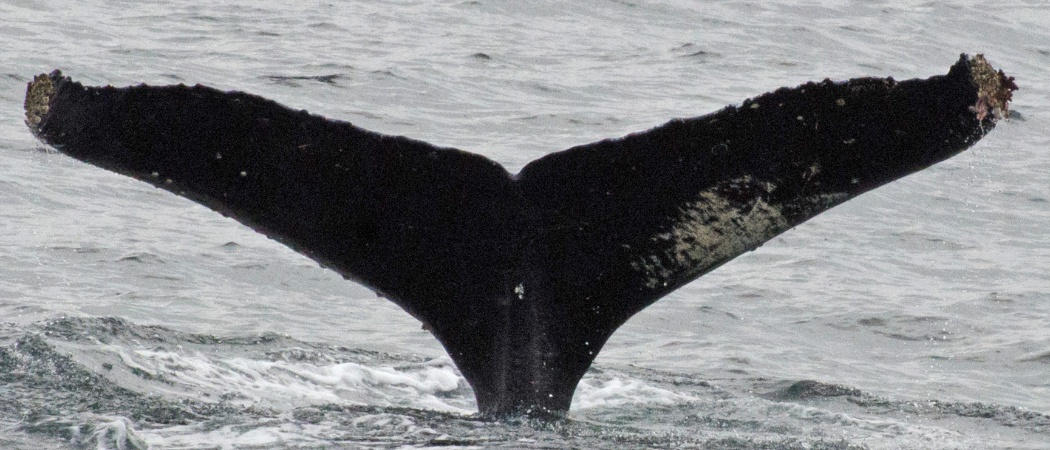
#> input picture homework_04/whale_tail/images/test_image_00.jpg, 1050 x 450 px
$ jupyter execute --allow-errors homework_4.ipynb
#> lines starting #> are read from the running program, lines starting #| are printed output that depends on the picture; after the words box and inside, x2 and y2 are one past the last pixel; in counts of white or black regions, pixels touching at a corner belong together
# Homework 4

# Задача №1 - Хвост кита

Не так давно на kaggle было соревнование по классификации горбатых китов по снимках их хвостов. Одним из приемов для улучшения работы нейронной сети было выделение маски хвоста. Затем по этой маске вырезался хвост на исходном изображении, нормировался, отображался на черный фон и подавался нейронной сети на вход.

Ваша задача - написать программу, которая совершит предобработку картинки, описанную выше. Т.е. найти маску хвоста, по маске вырезать из исходного изображения хвост, нормировать изображение хвоста так, чтобы оно всегда имело один заданный размер и равномерно занимало место, то есть, если хвост был повернут, его нужно выпрямить.

Изображения хвостов находятся в папке whale_tail/images к этому занятию. Разметка картинок (маски хвостов) лежат в папке whale_tail/ground_truth. После выделения хвоста посчитайте IoU для каждой картинки (ипсользуя маски из whale_tail/ground_truth)

<table><tr>
    <td>
    <td>  </td>

</tr></table>

# IoU
 Intercetion over union - число от 0 до 1, показывающее, насколько у двух объектов (эталонного (ground true) и текущего) совпадает внутренний “объем”.

<table><tr>
    <td>

</tr></table>

[cell 1]
import cv2
import numpy as np
import os
import matplotlib.pyplot as plt

[cell 2]
def get_tail_mask(image_path, mask_path):
    # Загружаем изображение из указанного пути
#> called with image_path = 'whale_tail/images/test_image_00.jpg'
    image = cv2.imread(image_path)
#> image is the input picture: shape (450, 1050, 3); mean B, G, R 136.4, 133.8, 132.3

    # Загружаем маску в оттенках серого
    mask = cv2.imread(mask_path, cv2.IMREAD_GRAYSCALE)
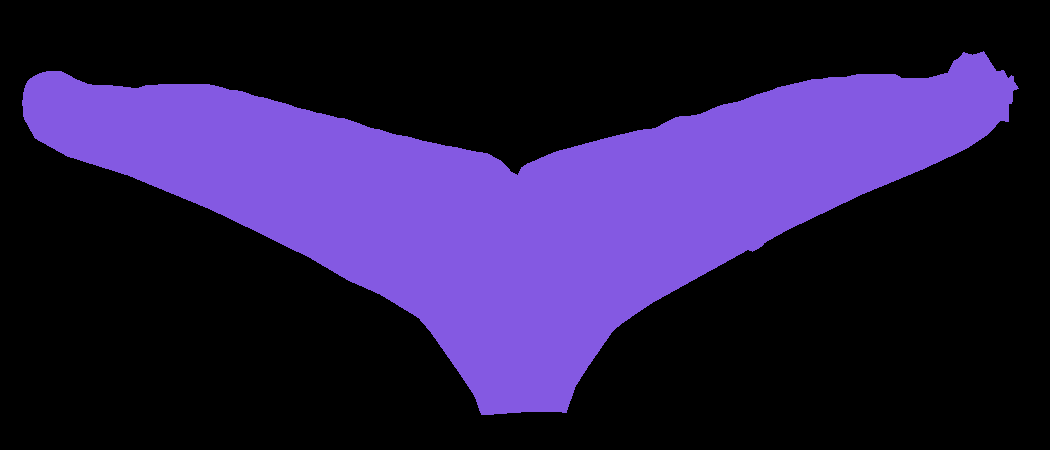
#> input picture homework_04/whale_tail/ground_truth/test_image_00.png, 1050 x 450 px
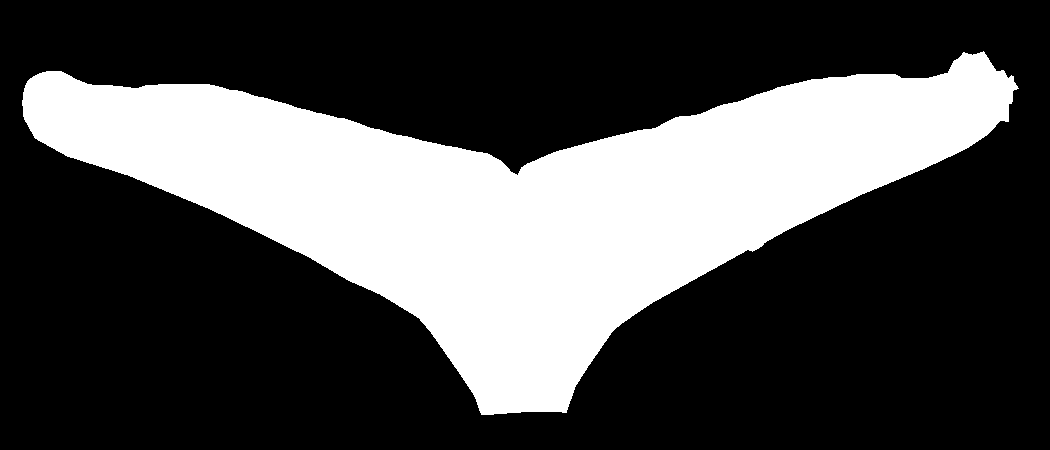
#> mask: shape (450, 1050); values 0 (black) and 117 (white), 31% white; 1 white region

    # Поиск хвоста на изображении маски
    # Находим контуры на маске, используя метод cv2.RETR_EXTERNAL для получения только внешних контуров
    contours, _ = cv2.findContours(mask, cv2.RETR_EXTERNAL, cv2.CHAIN_APPROX_SIMPLE)
#> contours = 1 contour; box (x1, y1, x2, y2) and area: (22, 51, 1019, 415) 145208

    # Выбираем самый крупный контур, предполагая, что он соответствует хвосту
    contour = max(contours, key=cv2.contourArea)
#> contour = contour of 1292 points, box (x1, y1, x2, y2) (22, 51, 1019, 415), area 145208

    # Вычисляем ограничивающий прямоугольник для этого контура
    x, y, w, h = cv2.boundingRect(contour)
#> x = 22; y = 51; w = 997; h = 364

    # Вырезаем область изображения хвоста и соответствующую часть маски
    tail = image[y:y+h, x:x+w]
    tail_mask = mask[y:y+h, x:x+w]
#> tail_mask: shape (364, 997); values 0 (black) and 117 (white), 40.3% white; 1 white region

    # Нормализация хвоста: находим контуры на вырезанной маске хвоста
    tail_contours, _ = cv2.findContours(tail_mask, cv2.RETR_EXTERNAL, cv2.CHAIN_APPROX_SIMPLE)
#> tail_contours = 1 contour; box (x1, y1, x2, y2) and area: (0, 0, 997, 364) 145208

    # Выбираем самый крупный контур
    tail_contour = max(tail_contours, key=cv2.contourArea)
#> tail_contour = contour of 1292 points, box (x1, y1, x2, y2) (0, 0, 997, 364), area 145208

    # Подгоняем эллипс под этот контур, чтобы получить параметры выравнивания
    (x, y), (MA, ma), angle = cv2.fitEllipse(tail_contour)
#> x = 499.2; y = 117.5; MA = 381.5; ma = 840.7; angle = 88.6

    # Получаем размеры вырезанной области
    rows, cols, _ = tail.shape
#> rows = 364; cols = 997

    # Создаём матрицу преобразования для поворота изображения на угол `angle`
    M = cv2.getRotationMatrix2D((cols / 2, rows / 2), angle, 1)
#> M = [[0.0244, 1, 304.4], [-1, 0.0244, 675.9]]

    # Поворачиваем изображение хвоста и маску на вычисленный угол
    rotated_tail = cv2.warpAffine(tail, M, (cols, rows))
    rotated_mask = cv2.warpAffine(tail_mask, M, (cols, rows))

    # Обрезка повернутого изображения
    # Находим контуры на повернутой маске
    rotated_contours, _ = cv2.findContours(rotated_mask, cv2.RETR_EXTERNAL, cv2.CHAIN_APPROX_SIMPLE)
#> rotated_contours = 1 contour; box (x1, y1, x2, y2) and area: (378, 0, 680, 364) 74639

    # Выбираем самый крупный контур
    rotated_contour = max(rotated_contours, key=cv2.contourArea)
#> rotated_contour = contour of 456 points, box (x1, y1, x2, y2) (378, 0, 680, 364), area 74639

    # Вычисляем ограничивающий прямоугольник для этого контура
    x, y, w, h = cv2.boundingRect(rotated_contour)
#> x = 378; y = 0; w = 302

    # Вырезаем область изображения хвоста и маски по новому прямоугольнику
    cropped_tail = rotated_tail[y:y+h, x:x+w]
    cropped_mask = rotated_mask[y:y+h, x:x+w]

    # Нормализуем размеры вырезанных изображений до 128x128 пикселей
    normalized_tail = cv2.resize(cropped_tail, (128, 128))
    normalized_mask = cv2.resize(cropped_mask, (128, 128))

    # Возвращаем исходный хвост, маску хвоста, нормализованный хвост и нормализованную маску
    return tail, tail_mask, normalized_tail, normalized_mask

[cell 3]
def iou(real, pred):
    real = real.flatten()
#> real = 16384 values, max 117 at index 249, min 0 at index 0, mean 47.16
    pred = pred.flatten()
#> pred = 16384 values, max 117 at index 3, min 0 at index 0, mean 79.45
    assert len(real) == len(pred)
    intersection = np.logical_and(real, pred)
    union = np.logical_or(real, pred)
    return np.sum(intersection) / np.sum(union)

[cell 4]
def process_photos(image_path, mask_path):
    tail, tail_mask, normalized_tail, normalized_mask = get_tail_mask(image_path, mask_path)
    fig, axes = plt.subplots(2, 2, figsize=(7, 7))
    axes[0, 0].imshow(cv2.cvtColor(cv2.imread(image_path), cv2.COLOR_BGR2RGB))
    axes[0, 1].imshow(tail_mask, cmap='gray')
    axes[1, 0].imshow(cv2.cvtColor(tail, cv2.COLOR_BGR2RGB))
    axes[1, 1].imshow(cv2.cvtColor(normalized_tail, cv2.COLOR_BGR2RGB))

    axes[0, 0].axis('off')
    axes[0, 1].axis('off')
    axes[1, 0].axis('off')
    axes[1, 1].axis('off')

    return iou(cv2.resize(tail_mask, (128, 128)), normalized_mask)

[cell 5]
process_photos('whale_tail/images/test_image_00.jpg', 'whale_tail/ground_truth/test_image_00.png')

[cell 6]
process_photos('whale_tail/images/test_image_01.jpg', 'whale_tail/ground_truth/test_image_01.png')
#> call 2 of get_tail_mask, with image_path = 'whale_tail/images/test_image_01.jpg'
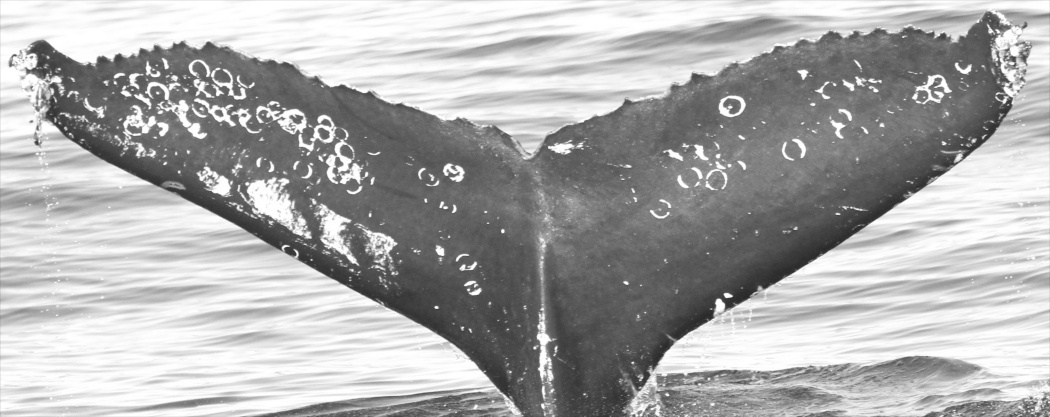
#> input picture homework_04/whale_tail/images/test_image_01.jpg, 1050 x 417 px
#> in get_tail_mask, image is the input picture: shape (417, 1050, 3); min 38, max 255, mean 171.8
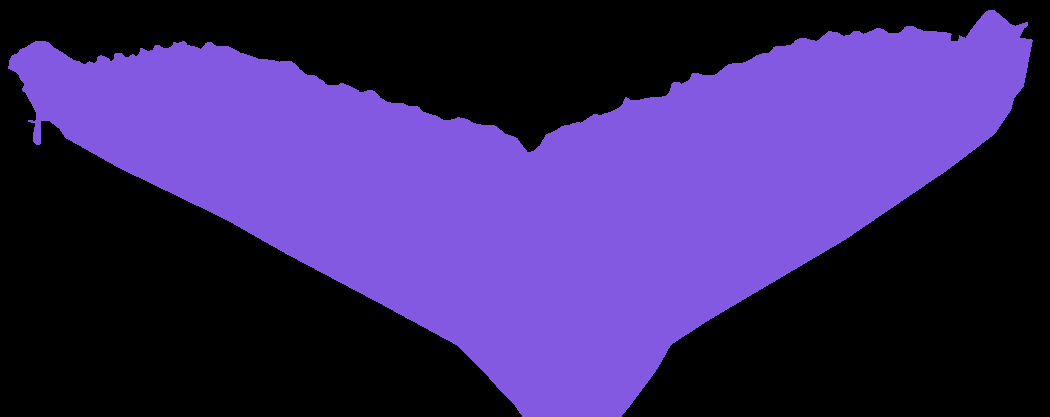
#> input picture homework_04/whale_tail/ground_truth/test_image_01.png, 1050 x 417 px
#> in get_tail_mask (call 2), `mask = cv2.imread(mask_path, cv2.IMREAD_GRAYSCALE)`: mask: shape (417, 1050); values 0 (black) and 117 (white), 45.1% white; 1 white region
#> in get_tail_mask (call 2), `contours, _ = cv2.findContours(mask, cv2.RETR_EXTERNAL, cv2.CHAIN_APPR..`: contours = 1 contour; box (x1, y1, x2, y2) and area: (8, 10, 1033, 417) 196120
#> in get_tail_mask (call 2), `contour = max(contours, key=cv2.contourArea)`: contour = contour of 1334 points, box (x1, y1, x2, y2) (8, 10, 1033, 417), area 196120
#> in get_tail_mask (call 2), `x, y, w, h = cv2.boundingRect(contour)`: x = 8; y = 10; w = 1025; h = 407
#> in get_tail_mask (call 2), `tail_mask = mask[y:y+h, x:x+w]`: tail_mask: shape (407, 1025); values 0 (black) and 117 (white), 47.3% white; 1 white region
#> in get_tail_mask (call 2), `tail_contours, _ = cv2.findContours(tail_mask, cv2.RETR_EXTERNAL, cv2...`: tail_contours = 1 contour; box (x1, y1, x2, y2) and area: (0, 0, 1025, 407) 196120
#> in get_tail_mask (call 2), `tail_contour = max(tail_contours, key=cv2.contourArea)`: tail_contour = contour of 1334 points, box (x1, y1, x2, y2) (0, 0, 1025, 407), area 196120
#> in get_tail_mask (call 2), `(x, y), (MA, ma), angle = cv2.fitEllipse(tail_contour)`: x = 531.9; y = 144.1; MA = 380.4; ma = 930.7; angle = 91.16
#> in get_tail_mask (call 2), `M = cv2.getRotationMatrix2D((cols / 2, rows / 2), angle, 1)`: M = [[-0.0202, 1, 319.4], [-1, -0.0202, 720]]
#> in get_tail_mask (call 2), `rotated_contours, _ = cv2.findContours(rotated_mask, cv2.RETR_EXTERNAL..`: rotated_contours = 1 contour; box (x1, y1, x2, y2) and area: (358, 0, 716, 407) 101898
#> in get_tail_mask (call 2), `rotated_contour = max(rotated_contours, key=cv2.contourArea)`: rotated_contour = contour of 456 points, box (x1, y1, x2, y2) (358, 0, 716, 407), area 101898
#> in get_tail_mask (call 2), `x, y, w, h = cv2.boundingRect(rotated_contour)`: x = 358; y = 0; w = 358

[cell 7]
process_photos('whale_tail/images/test_image_02.jpg', 'whale_tail/ground_truth/test_image_02.png')
#> call 3 of get_tail_mask, with image_path = 'whale_tail/images/test_image_02.jpg'
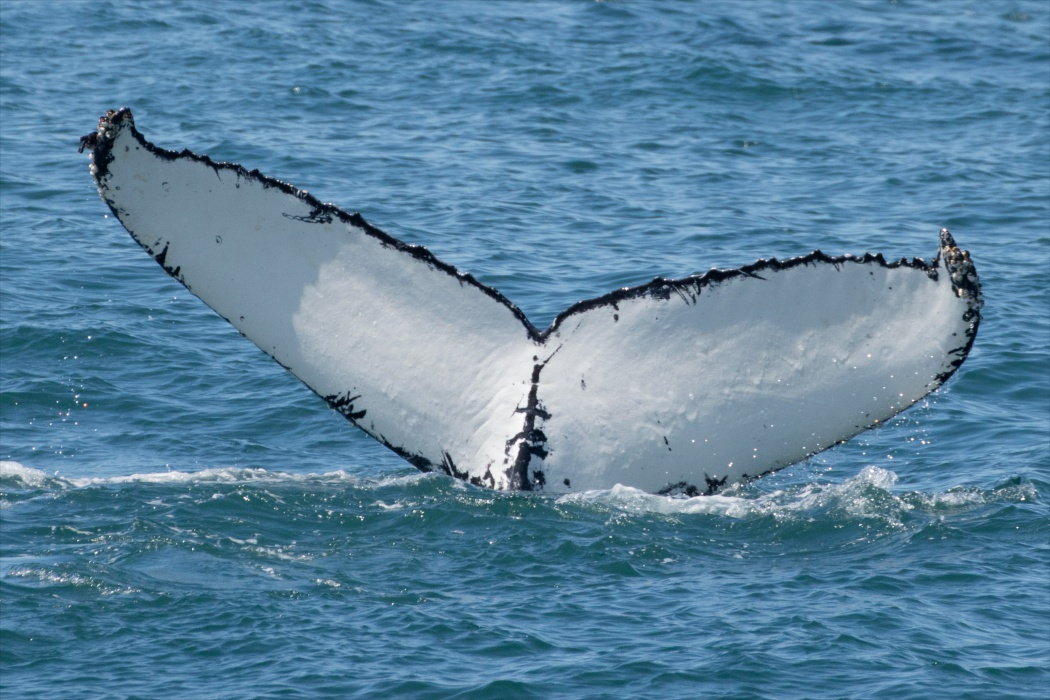
#> input picture homework_04/whale_tail/images/test_image_02.jpg, 1050 x 700 px
#> in get_tail_mask, image is the input picture: shape (700, 1050, 3); mean B, G, R 158.4, 131, 90.2
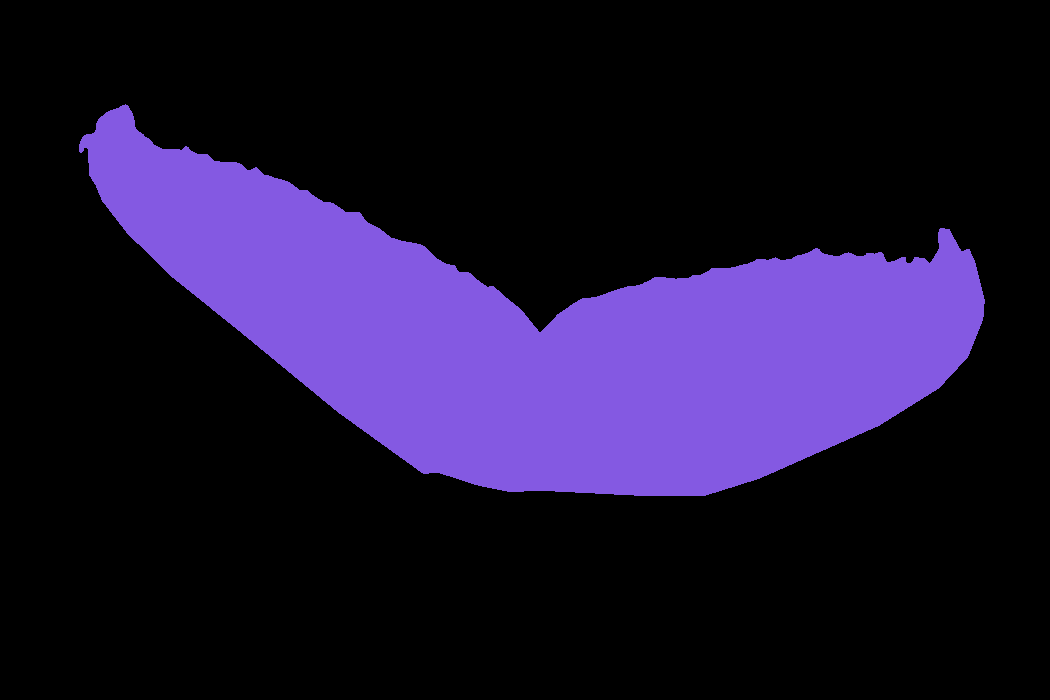
#> input picture homework_04/whale_tail/ground_truth/test_image_02.png, 1050 x 700 px
#> in get_tail_mask (call 3), `mask = cv2.imread(mask_path, cv2.IMREAD_GRAYSCALE)`: mask: shape (700, 1050); values 0 (black) and 117 (white), 22.1% white; 1 white region
#> in get_tail_mask (call 3), `contours, _ = cv2.findContours(mask, cv2.RETR_EXTERNAL, cv2.CHAIN_APPR..`: contours = 1 contour; box (x1, y1, x2, y2) and area: (79, 104, 985, 496) 161221
#> in get_tail_mask (call 3), `contour = max(contours, key=cv2.contourArea)`: contour = contour of 937 points, box (x1, y1, x2, y2) (79, 104, 985, 496), area 161221
#> in get_tail_mask (call 3), `x, y, w, h = cv2.boundingRect(contour)`: x = 79; y = 104; w = 906; h = 392
#> in get_tail_mask (call 3), `tail_mask = mask[y:y+h, x:x+w]`:
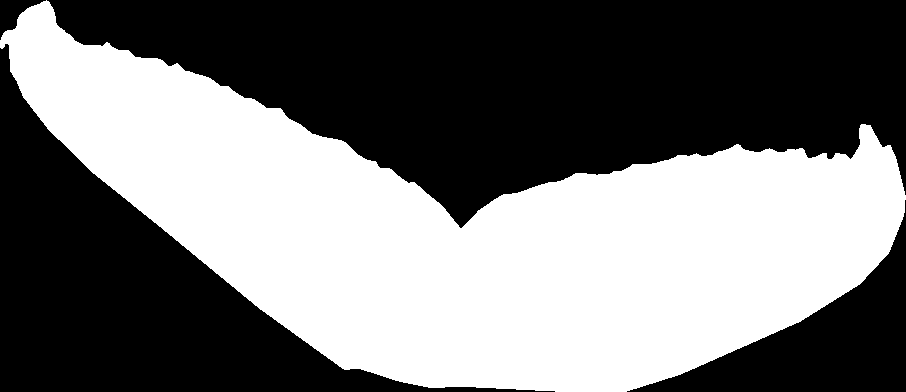
#> tail_mask: shape (392, 906); values 0 (black) and 117 (white), 45.7% white; 1 white region
#> in get_tail_mask (call 3), `tail_contours, _ = cv2.findContours(tail_mask, cv2.RETR_EXTERNAL, cv2...`: tail_contours = 1 contour; box (x1, y1, x2, y2) and area: (0, 0, 906, 392) 161221
#> in get_tail_mask (call 3), `tail_contour = max(tail_contours, key=cv2.contourArea)`: tail_contour = contour of 937 points, box (x1, y1, x2, y2) (0, 0, 906, 392), area 161221
#> in get_tail_mask (call 3), `(x, y), (MA, ma), angle = cv2.fitEllipse(tail_contour)`: x = 459.8; y = 196.5; MA = 355; ma = 878.7; angle = 99.96
#> in get_tail_mask (call 3), `M = cv2.getRotationMatrix2D((cols / 2, rows / 2), angle, 1)`: M = [[-0.173, 0.985, 338.3], [-0.985, -0.173, 676.1]]
#> in get_tail_mask (call 3), `rotated_mask = cv2.warpAffine(tail_mask, M, (cols, rows))`:
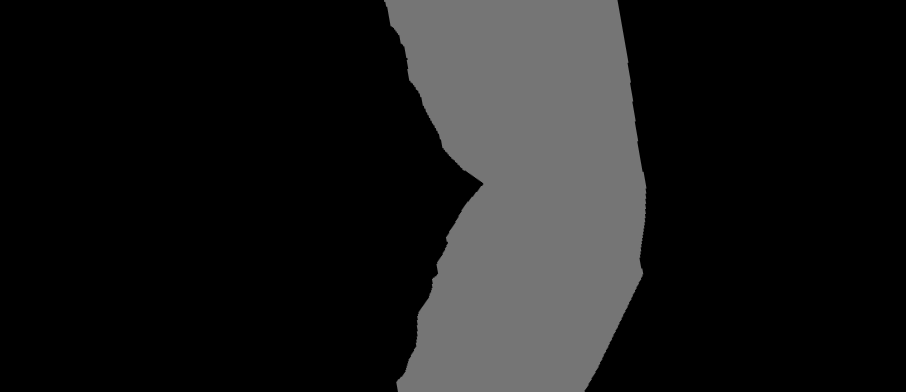
#> rotated_mask: shape (392, 906); min 0, max 117, mean 26
#> in get_tail_mask (call 3), `rotated_contours, _ = cv2.findContours(rotated_mask, cv2.RETR_EXTERNAL..`: rotated_contours = 1 contour; box (x1, y1, x2, y2) and area: (384, 0, 647, 392) 78907
#> in get_tail_mask (call 3), `rotated_contour = max(rotated_contours, key=cv2.contourArea)`: rotated_contour = contour of 447 points, box (x1, y1, x2, y2) (384, 0, 647, 392), area 78907
#> in get_tail_mask (call 3), `x, y, w, h = cv2.boundingRect(rotated_contour)`: x = 384; y = 0; w = 263
#> in get_tail_mask (call 3), `normalized_mask = cv2.resize(cropped_mask, (128, 128))`:
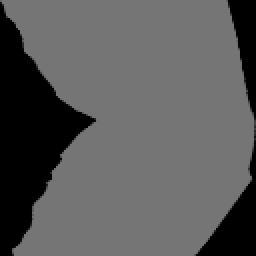
#> normalized_mask: shape (128, 128) (shown 2 times larger); min 0, max 117, mean 89.7
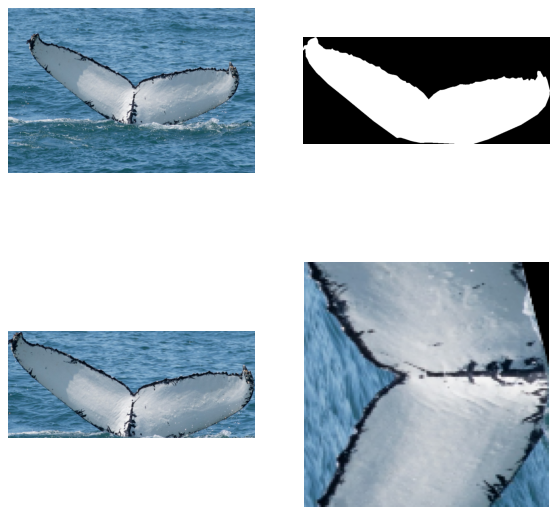
#> figure drawn by matplotlib, 4 panels

#> (a cell that did not finish here is left out)


#> (a cell that did not finish here is left out)

#> (a cell that did not finish here is left out)

# Задача №2 - Найти шаблон на изображении с помощью HOG и кросс-корреляции

Ваша задача - написать программу, которая сможет найти шаблон одного глаза на нескольких изображениях, в том числе затемненных. Использовать нужно HOG представление изображений, поиск шаблона сделать с помощью кросс-корреляции

Изображение глаз человека и шаблон, который нужно на нем найти, находятся в папке hog

<table><tr>
    <td>
</tr></table>

<table><tr>
    <td>  </td>
      <td>  </td>
      <td>  </td>

</tr></table>

[cell 11]
from skimage.feature import hog

def get_hog(image):
    gray_image = cv2.cvtColor(image, cv2.COLOR_BGR2GRAY)
    hog_fd = hog(gray_image, orientations=9, pixels_per_cell=(8, 8), cells_per_block=(2, 2), block_norm='L2-Hys')
    return hog_fd

[cell 12]
# [49 lines left out: function find_eye, not called in this run]

[cell 13]
def find_eye_by_scales(image_path, scales=[0.8, 0.9, 1.0, 1.1, 1.2]):
    # Загружаем изображение глаза-шаблона
    eye = cv2.imread('hog/eye.png')

    # Вычисляем HOG-дескриптор для изображения глаза-шаблона
    eye_fd = get_hog(eye)

    # Загружаем исходное изображение, на котором нужно найти глаз
    image = cv2.imread(image_path)

    # Инициализируем переменные для хранения лучшего местоположения и оценки совпадения
    best_loc = (0, 0)  # Координаты лучшего совпадения
    best_score = -1    # Наилучший результат (изначально минимальный)

    # Перебираем указанные масштабы изображения
    for scale in scales:
        # Масштабируем изображение в соответствии с текущим коэффициентом
        scaled_image = cv2.resize(
            image,
            (int(image.shape[1] * scale), int(image.shape[0] * scale)),
            interpolation=cv2.INTER_LINEAR
        )

        # Ищем глаз на масштабированном изображении
        # loc - координаты найденного глаза, score - оценка совпадения
        loc, score = find_eye(scaled_image, eye_fd, (eye.shape[1], eye.shape[0]))

        # Приводим координаты найденного глаза к исходному масштабу
        loc = (int(loc[0] / scale), int(loc[1] / scale))

        # Сравниваем текущую оценку совпадения с лучшей
        # Если текущая оценка лучше, обновляем лучший результат
        if score > best_score:
            best_score = score
            best_loc = loc

    # Определяем координаты прямоугольника, охватывающего найденный глаз
    top_left = best_loc  # Верхний левый угол
    bottom_right = (best_loc[0] + eye.shape[1], best_loc[1] + eye.shape[0])  # Нижний правый угол

    # Рисуем прямоугольник вокруг найденного глаза на изображении
    cv2.rectangle(image, top_left, bottom_right, (0, 255, 0), 2)

    # Отображаем результат с использованием matplotlib
    plt.figure(figsize=(10, 10))
    plt.imshow(cv2.cvtColor(image, cv2.COLOR_BGR2RGB))  # Преобразуем изображение из BGR в RGB
    plt.axis('off')  # Убираем оси
    plt.show()

    # Выводим оценку совпадения для лучшего результата
    print(f'Score = {best_score}')

#> (a cell that did not finish here is left out)

#> (a cell that did not finish here is left out)


#> (a cell that did not finish here is left out)
